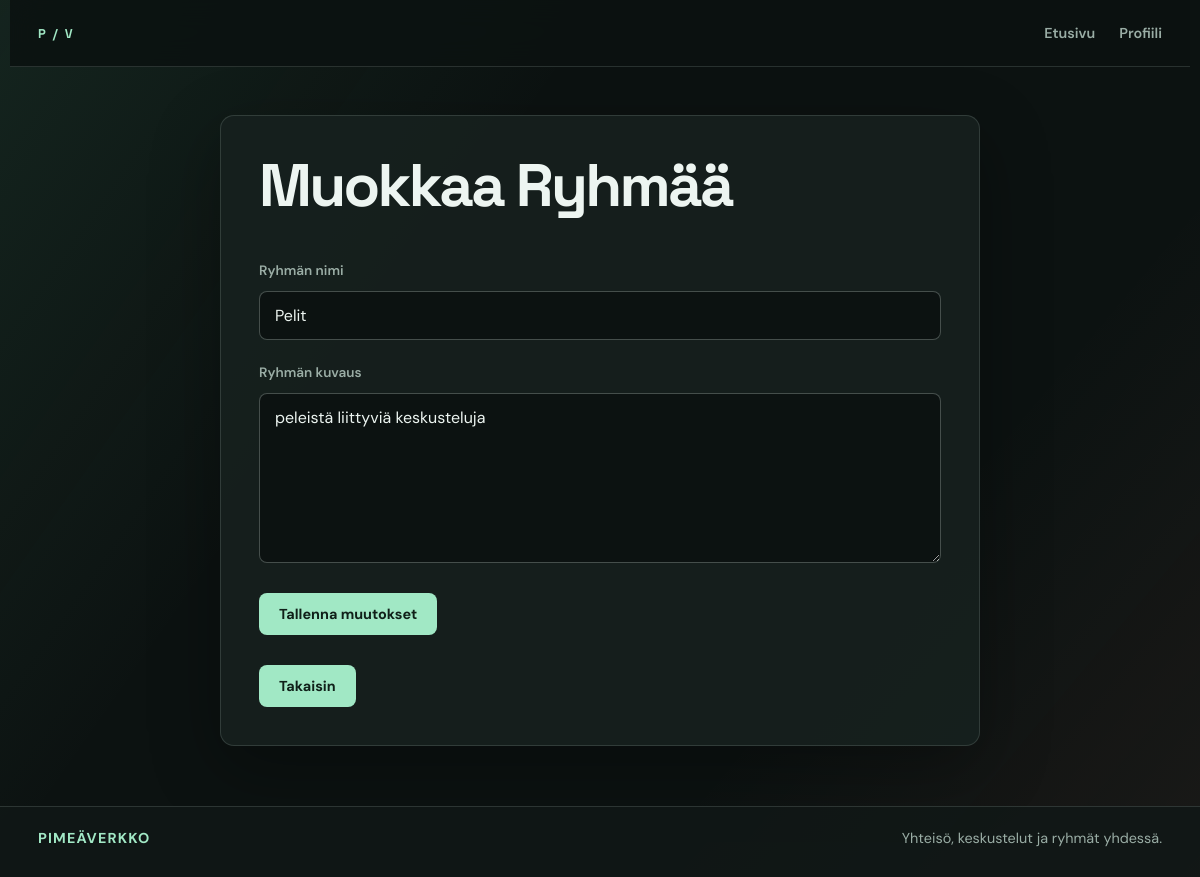
Before: /edit_group.php?id=1 (signed in) with the older database file.
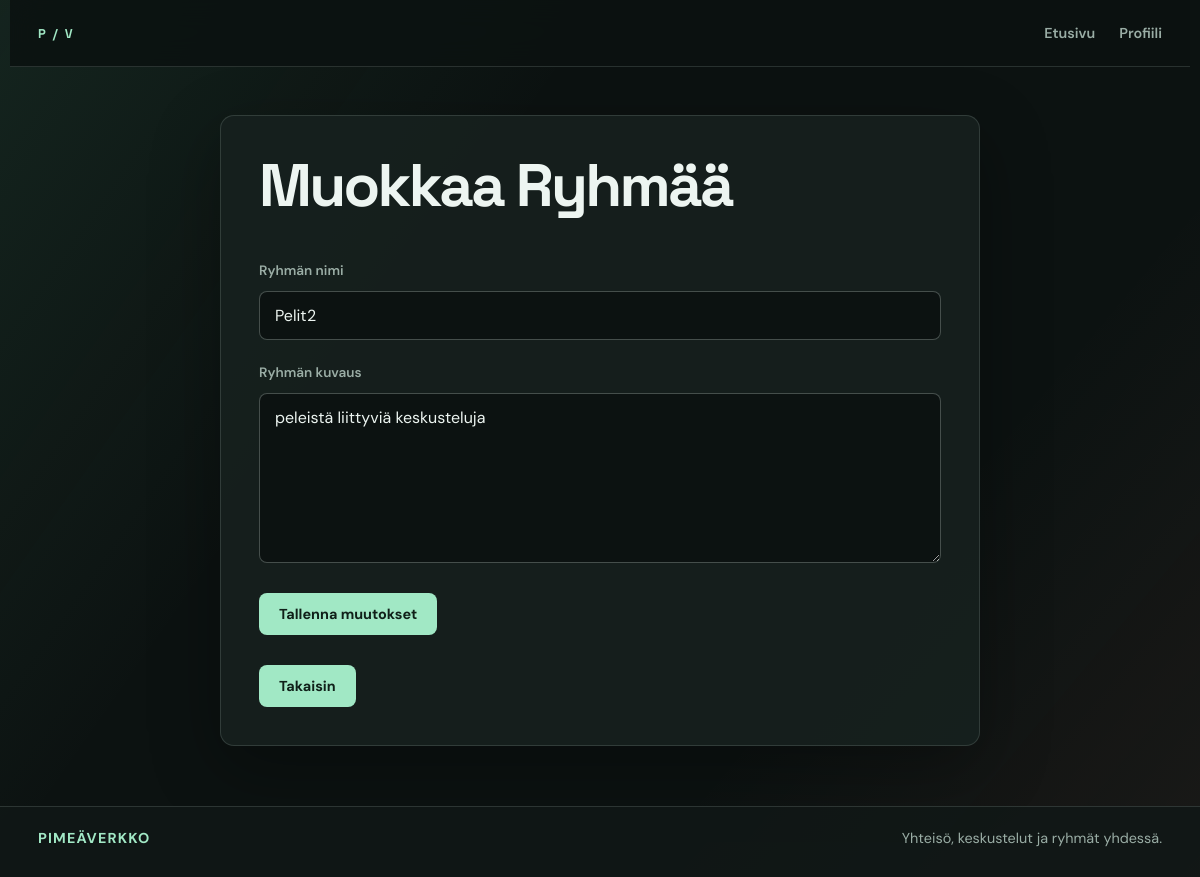
After: the same page with the newer database file.
### tables this page shows
CREATE TABLE IF NOT EXISTS `groups` (
  `id` int NOT NULL AUTO_INCREMENT,
  `user_id` int NOT NULL,
  `name` varchar(100) NOT NULL,
  `description` text NOT NULL,
  PRIMARY KEY (`id`),
  KEY `FK_User_id` (`user_id`)
);

### edit_group.php (the view, shortened to what this page needs)
<?php
require __DIR__ . "/include/session.php";
$id = filter_input(INPUT_GET, 'id', FILTER_VALIDATE_INT);
$stmt = mysqli_prepare($conn, 'SELECT id, user_id, name, description FROM `groups` WHERE id = ?');
mysqli_stmt_bind_param($stmt, 'i', $id);
mysqli_stmt_execute($stmt);
$result = mysqli_stmt_get_result($stmt);
$row = mysqli_fetch_assoc($result);
?>
<!DOCTYPE html>
<html lang="fi">
<head>
    <link rel="stylesheet" href="style.css">
</head>
<body>
    <?php include 'include/nav.php'; ?>
    <div class="add-post center-page">
        <h1>Muokkaa Ryhmää</h1>
        <form method="POST">
            <label for="name">Ryhmän nimi</label>
            <input type="text" name="name" id="name" placeholder="Nimimerkkisi"
                value="<?php echo htmlspecialchars($row['name']); ?>">
            <label for="description">Ryhmän kuvaus</label>
            <textarea name="description"
                id="description"><?php echo htmlspecialchars($row['description'], ENT_QUOTES, 'UTF-8'); ?></textarea>
            <button type="submit">
                Tallenna muutokset
            </button>
            <button type="button" onclick="history.back();">
                Takaisin
            </button>
        </form>
    </div>
	<?php include 'include/footer.php'; ?>
</body>
</html>

Changed rows visible on the page:
changed groups "peleistä liittyviä keskusteluja": name "Pelit" → "Pelit2"
